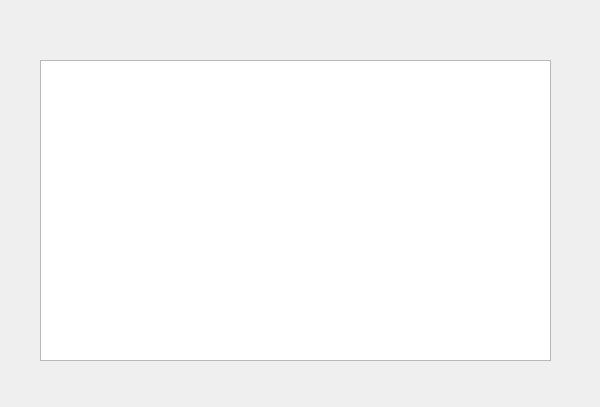
<?xml version="1.0" encoding="UTF-8"?>
<ui version="4.0">
 <class>Dialog1</class>
 <widget class="QDialog" name="Dialog1">
  <property name="geometry">
   <rect>
    <x>0</x>
    <y>0</y>
    <width>600</width>
    <height>407</height>
   </rect>
  </property>
  <property name="windowTitle">
   <string>Posiadane samochody</string>
  </property>
  <widget class="QListWidget" name="listWidget">
   <property name="geometry">
    <rect>
     <x>40</x>
     <y>60</y>
     <width>511</width>
     <height>301</height>
    </rect>
   </property>
  </widget>
 </widget>
 <resources/>
 <connections/>
</ui>
